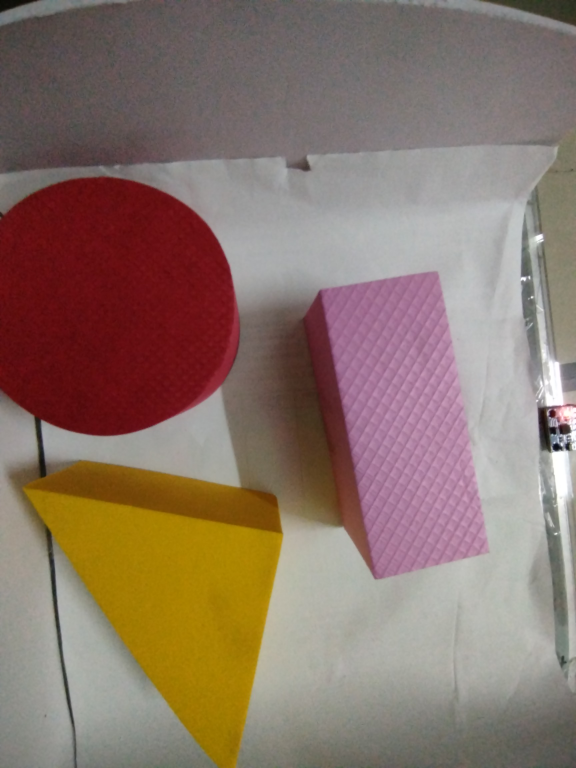
#> input picture server/uploads/20261111_174507_A_3419e9.jpg, 1728 x 2304 px (shown at 1/3 size)
$ python -i roi_extraction.py   (imports and definitions only)
#> lines starting #> are read from the running program, lines starting #| are printed output that depends on the picture; after the words box and inside, x2 and y2 are one past the last pixel; in counts of white or black regions, pixels touching at a corner belong together
### server/weights/preprocessing.py
"""SLAM_KLTN — Standardized Preprocessing Module for Hybrid MobileNetV3-Small.

Guarantees:
1. Strict EXIF orientation transpose via ImageOps.exif_transpose().
2. RGB color space consistency (converts BGR/RGBA/Grayscale to RGB).
3. Rigorous bounding box validation: rejects inverted coordinates and out-of-frame bboxes.
4. Context-aware ROI crop: expands bounding box to square with pad_ratio margin.
5. Idempotent Letterbox Padding: pads to target_size x target_size with neutral gray (114, 114, 114).
6. ImageNet normalization: Mean [0.485, 0.456, 0.406], Std [0.229, 0.224, 0.225].
7. ZERO double-crop and ZERO double-padding:
   - Pre-cropped ROIs are only letterboxed (no secondary crop).
   - Images already 224x224 are returned unchanged (no redundant padding).
"""

from __future__ import annotations

from pathlib import Path
from typing import Optional, Tuple, Union

import cv2
import numpy as np
from PIL import Image, ImageOps
import torch

IMAGE_SIZE = 224
NORM_MEAN = [0.485, 0.456, 0.406]
NORM_STD = [0.229, 0.224, 0.225]
PAD_RGB = (114, 114, 114)


def validate_bbox(
    bbox: Tuple[int, int, int, int],
    img_width: int,
    img_height: int,
    min_box_dim: int = 5,
) -> Tuple[int, int, int, int]:
    """Strictly validate bounding box coordinates.

    Args:
        bbox: (x1, y1, x2, y2)
        img_width: Image width in pixels
        img_height: Image height in pixels
        min_box_dim: Minimum allowed width/height after clipping

    Returns:
        Clipped valid coordinates (cx1, cy1, cx2, cy2)

    Raises:
        ValueError: If bbox is inverted, degenerate, or completely out-of-bounds.
    """
    if len(bbox) != 4:
        raise ValueError(f"Bounding box must contain exactly 4 coordinates (x1, y1, x2, y2), got: {bbox}")

    x1, y1, x2, y2 = bbox
    x1, y1, x2, y2 = int(round(x1)), int(round(y1)), int(round(x2)), int(round(y2))

    # 1. Reject inverted or degenerate coordinates
    if x2 <= x1:
        raise ValueError(f"Inverted horizontal coordinates: x1 ({x1}) >= x2 ({x2})")
    if y2 <= y1:
        raise ValueError(f"Inverted vertical coordinates: y1 ({y1}) >= y2 ({y2})")

    # 2. Reject out-of-frame bbox
    if x2 <= 0 or y2 <= 0 or x1 >= img_width or y1 >= img_height:
        raise ValueError(
            f"Bounding box ({x1}, {y1}, {x2}, {y2}) lies entirely outside image dimensions ({img_width}x{img_height})"
        )

    # 3. Clip within frame
    cx1 = max(0, min(x1, img_width))
    cy1 = max(0, min(y1, img_height))
    cx2 = max(0, min(x2, img_width))
    cy2 = max(0, min(y2, img_height))

    if (cx2 - cx1) < min_box_dim or (cy2 - cy1) < min_box_dim:
        raise ValueError(
            f"Bounding box clipped area is degenerate (< {min_box_dim}px): ({cx1}, {cy1}, {cx2}, {cy2})"
        )

    return cx1, cy1, cx2, cy2


def is_blank_or_textureless(
    img: Union[Image.Image, np.ndarray],
    max_std_thresh: float = 8.0,
) -> bool:
    """Check if an image or crop is completely uniform or featureless (e.g. empty bright or dark tray)."""
#> called with max_std_thresh = 8
    if isinstance(img, Image.Image):
        gray = np.array(img.convert("L"))
    elif isinstance(img, np.ndarray):
        if img.ndim == 3:
            gray = cv2.cvtColor(img, cv2.COLOR_RGB2GRAY if img.shape[2] == 3 else cv2.COLOR_BGR2GRAY)
        else:
            gray = img
    else:
        return True

    # Uniform surface (empty bright or dark tray) has negligible contrast / pixel standard deviation
    if float(np.std(gray)) < max_std_thresh:
        return True

    return False


def load_image_rgb(
    image_input: Union[str, Path, Image.Image, np.ndarray],
    is_bgr: bool = False,
) -> Image.Image:
    """Load an image and apply EXIF orientation transpose, returning an RGB PIL Image.

    Supports file paths, Path objects, PIL Images, and NumPy arrays (grayscale, RGB, BGR, RGBA).
    """
    if isinstance(image_input, Image.Image):
        img = image_input.copy()
    elif isinstance(image_input, np.ndarray):
        arr = image_input
        if arr.size == 0:
            raise ValueError("Input numpy array is empty.")
        if arr.ndim == 2:
            img = Image.fromarray(arr).convert("RGB")
        elif arr.ndim == 3:
            if is_bgr and arr.shape[2] == 3:
                arr = cv2.cvtColor(arr, cv2.COLOR_BGR2RGB)
            elif is_bgr and arr.shape[2] == 4:
                arr = cv2.cvtColor(arr, cv2.COLOR_BGRA2RGB)
            if arr.shape[2] == 3:
                img = Image.fromarray(arr)
            elif arr.shape[2] == 4:
                img = Image.fromarray(arr[:, :, :3])
            else:
                raise ValueError(f"Unsupported channel count: {arr.shape[2]}")
        else:
            raise ValueError(f"Unsupported array dimensions: {arr.ndim}")
    else:
        path = Path(image_input)
        if not path.is_file():
            raise FileNotFoundError(f"Image file does not exist: {path}")
        if path.stat().st_size == 0:
            raise ValueError(f"Image file is empty (0 bytes): {path}")
        with Image.open(path) as raw_img:
            img = ImageOps.exif_transpose(raw_img)
            return img.convert("RGB")

    img = ImageOps.exif_transpose(img)
    return img.convert("RGB")


# [77 lines left out: functions letterbox_pad, crop_roi_with_context, preprocess_for_mobilenet, not called in this run]

### server/weights/roi_extraction.py
"""SLAM_KLTN — Standalone OpenCV ROI Extraction Module for Tray Objects.

Capabilities:
1. Autonomous single & multi-object localization on Station A / Shot 2 images using OpenCV (no YOLO).
2. Chromatic foreground segmentation (HSV Saturation + RGB Chroma) immune to white-paper tray shadows.
3. Hue-bucket splitting so adjacent multi-color cargo blocks separate cleanly into individual ROIs.
4. Monochrome / dark-tray Otsu fallback for achromatic objects on dark or uniform bright backgrounds.
5. Strict EXIF orientation consistency and empty tray rejection (dark, gray, or bright paper trays).
"""

from __future__ import annotations

import logging
from pathlib import Path
from typing import List, Optional, Tuple, Union

import cv2
import numpy as np
from PIL import Image

try:
    from .preprocessing import (
        crop_roi_with_context,
        is_blank_or_textureless,
        letterbox_pad,
        load_image_rgb,
        validate_bbox,
    )
except (ImportError, ValueError):
    from preprocessing import (
        crop_roi_with_context,
        is_blank_or_textureless,
        letterbox_pad,
        load_image_rgb,
        validate_bbox,
    )

logger = logging.getLogger(__name__)

EMPTY_TRAY_MAX_CONTOUR_AREA = 500


class ObjectDetector:
    """OpenCV-based foreground & hue object detector for Station A tray localization (no YOLO)."""

    # [13 lines left out: function __init__, not called in this run]

    @staticmethod
    def _is_nested_duplicate(
        candidate: Tuple[int, int, int, int],
        kept_boxes: List[Tuple[int, int, int, int]],
        containment_thresh: float = 0.65,
    ) -> bool:
        """Return True if candidate heavily overlaps or encloses/sits inside an accepted box."""
        cx1, cy1, cx2, cy2 = candidate
        area_c = max(1, (cx2 - cx1) * (cy2 - cy1))
        for kx1, ky1, kx2, ky2 in kept_boxes:
            ix1 = max(cx1, kx1)
            iy1 = max(cy1, ky1)
            ix2 = min(cx2, kx2)
            iy2 = min(cy2, ky2)
            if ix2 <= ix1 or iy2 <= iy1:
                continue
            inter_area = (ix2 - ix1) * (iy2 - iy1)
            area_k = max(1, (kx2 - kx1) * (ky2 - ky1))
            if (inter_area / min(area_c, area_k)) >= containment_thresh:
                return True
        return False

    # [20 lines left out: function detect, not called in this run]


def _scale_and_filter_contours(
    contours: List[np.ndarray],
    scale_x: float,
    scale_y: float,
    w_img: int,
    h_img: int,
    min_area_small: float,
    max_area_small: float,
    check_tray_margins: bool = False,
    small_w: int = 320,
    small_h: int = 320,
) -> List[Tuple[int, Tuple[int, int, int, int]]]:
    """Convert valid contours into (area_full, validated_bbox) entries."""
    entries: List[Tuple[int, Tuple[int, int, int, int]]] = []
    for c in contours:
        area = float(cv2.contourArea(c))
        if area < min_area_small or area >= max_area_small:
            continue
        bx, by, bw, bh = cv2.boundingRect(c)
        if check_tray_margins:
            cx_norm = (bx + 0.5 * bw) / float(small_w)
            cy_norm = (by + 0.5 * bh) / float(small_h)
            if cx_norm > 0.93 or cx_norm < 0.04 or cy_norm < 0.14:
                continue
        x1 = int(round(bx * scale_x))
        y1 = int(round(by * scale_y))
        x2 = int(round((bx + bw) * scale_x))
        y2 = int(round((by + bh) * scale_y))
        try:
            vb = validate_bbox((x1, y1, x2, y2), w_img, h_img)
            entries.append((int(round((vb[2] - vb[0]) * (vb[3] - vb[1]))), vb))
        except ValueError:
            continue
    return entries


def _suppress_duplicates(
    area_boxes: List[Tuple[int, Tuple[int, int, int, int]]]
) -> List[Tuple[int, int, int, int]]:
    """Sort largest-first and suppress overlapping nested duplicate boxes."""
    area_boxes.sort(key=lambda item: item[0], reverse=True)
    kept: List[Tuple[int, int, int, int]] = []
    for _, box in area_boxes:
        if not ObjectDetector._is_nested_duplicate(box, kept, containment_thresh=0.65):
            kept.append(box)
    return kept


def detect_tray_foregrounds(
    image_input: Union[str, Path, Image.Image, np.ndarray],
    min_contour_area: int = EMPTY_TRAY_MAX_CONTOUR_AREA,
    is_bgr: bool = False,
) -> List[Tuple[int, int, int, int]]:
    """Detect one or more cargo bounding boxes on the tray using pure OpenCV (no YOLO)."""
    pil_img = load_image_rgb(image_input, is_bgr=is_bgr)
    if is_blank_or_textureless(pil_img):
        return []

    rgb = np.array(pil_img)
    h_img, w_img = rgb.shape[:2]
#> h_img = 2304; w_img = 1728

    gray_full = cv2.cvtColor(rgb, cv2.COLOR_RGB2GRAY)
    if float(np.mean(gray_full)) < 15.0 and float(np.max(gray_full)) < 40.0:
        return []

    # ------------------------------------------------------------------
    # Pass 1: Chromatic foreground localization (HSV Saturation + Chroma)
    # Immune to gray cardboard borders, A4 paper creases, and tray shadows.
    # ------------------------------------------------------------------
    color_dim = 320
    small_rgb = cv2.resize(rgb, (color_dim, color_dim), interpolation=cv2.INTER_AREA)
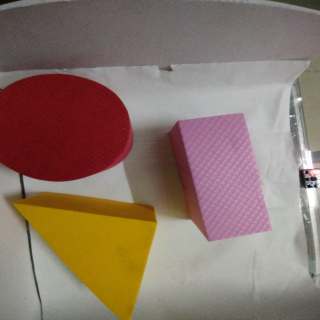
#> small_rgb: shape (320, 320, 3); mean R, G, B 138.3, 117.3, 105.6
    hsv = cv2.cvtColor(small_rgb, cv2.COLOR_RGB2HSV)
#> hsv: shape (320, 320, 3); mean H, S, V 70.2, 72.3, 138.9
    h_chan, s_chan, _ = cv2.split(hsv)
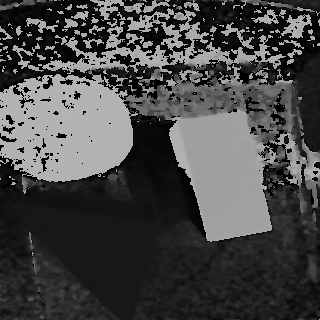
#> h_chan: shape (320, 320); min 0, max 179, mean 70.2
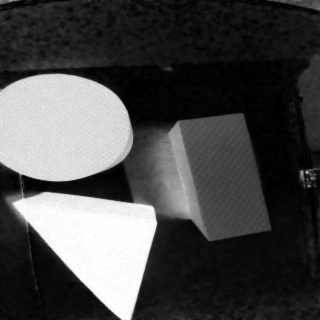
#> s_chan: shape (320, 320); min 0, max 255, mean 72.3
    chroma = np.ptp(small_rgb, axis=2)
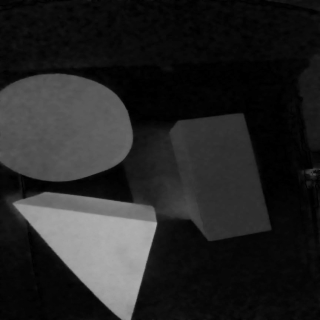
#> chroma: shape (320, 320); min 0, max 175, mean 36.5

    fg_color = ((chroma >= 28) & (s_chan >= 42)).astype(np.uint8) * 255
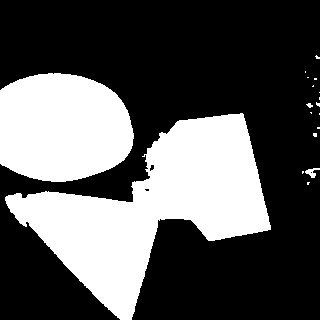
#> fg_color: shape (320, 320); 34.5% white; 18 white regions (14 under 20 px), largest, box (x1, y1, x2, y2) and area: (5, 113, 271, 320) 23017, (0, 73, 134, 182) 12125, (305, 168, 320, 178) 73, (306, 103, 313, 108) 21
    k3 = cv2.getStructuringElement(cv2.MORPH_RECT, (3, 3))
    k5 = cv2.getStructuringElement(cv2.MORPH_RECT, (5, 5))
    fg_color = cv2.morphologyEx(fg_color, cv2.MORPH_OPEN, k3)
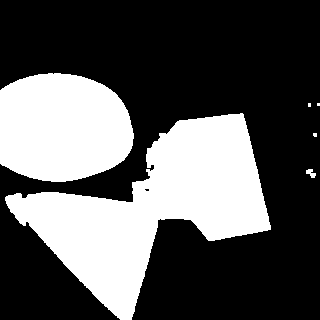
#> fg_color: shape (320, 320); 34.4% white; 6 white regions (3 under 20 px), largest, box (x1, y1, x2, y2) and area: (5, 113, 271, 320) 22993, (0, 73, 134, 182) 12125, (306, 169, 316, 178) 54
    fg_color = cv2.morphologyEx(fg_color, cv2.MORPH_CLOSE, k5)
#> fg_color: shape (320, 320); 34.4% white; 6 white regions (3 under 20 px)

    contours_c, _ = cv2.findContours(fg_color, cv2.RETR_EXTERNAL, cv2.CHAIN_APPROX_SIMPLE)
#> contours_c = 6 contours, 3 with area under 20; largest, box (x1, y1, x2, y2) and area: (5, 113, 271, 320) 22657, (0, 73, 134, 182) 11940, (306, 169, 316, 178) 40
    min_area_c = 0.015 * color_dim * color_dim
    max_area_c = 0.85 * color_dim * color_dim
    sx_c = float(w_img) / float(color_dim)
#> sx_c = 5.4
    sy_c = float(h_img) / float(color_dim)
#> sy_c = 7.2

    hue_masks_defs = (
        ((h_chan < 14) | (h_chan >= 170)),
        ((h_chan >= 14) & (h_chan < 45)),
        ((h_chan >= 45) & (h_chan < 125)),
        ((h_chan >= 125) & (h_chan < 170)),
    )

    color_entries: List[Tuple[int, Tuple[int, int, int, int]]] = []
    for cnt in contours_c:
        c_area = float(cv2.contourArea(cnt))
        if c_area < min_area_c or c_area >= max_area_c:
            continue
        bx, by, bw, bh = cv2.boundingRect(cnt)
        cx_norm = (bx + 0.5 * bw) / float(color_dim)
        cy_norm = (by + 0.5 * bh) / float(color_dim)
        if cx_norm > 0.93 or cx_norm < 0.04 or cy_norm < 0.14:
            continue

        comp_mask = np.zeros((color_dim, color_dim), dtype=np.uint8)
        cv2.drawContours(comp_mask, [cnt], -1, 255, -1)
        comp_fg = (comp_mask > 0) & (fg_color > 0)
        fg_pixels = max(1, int(np.count_nonzero(comp_fg)))

        # Split adjacent/touching colored objects if >=2 distinct hue buckets exist
        active_buckets = []
        for h_rule in hue_masks_defs:
            bucket = (comp_fg & h_rule).astype(np.uint8) * 255
            bucket = cv2.morphologyEx(bucket, cv2.MORPH_OPEN, k3)
            if np.count_nonzero(bucket) >= max(min_area_c, 0.15 * fg_pixels):
                active_buckets.append(bucket)

        if len(active_buckets) >= 2:
            for bucket in active_buckets:
                sub_cnts, _ = cv2.findContours(bucket, cv2.RETR_EXTERNAL, cv2.CHAIN_APPROX_SIMPLE)
                color_entries.extend(
                    _scale_and_filter_contours(
                        sub_cnts, sx_c, sy_c, w_img, h_img,
                        min_area_small=min_area_c,
                        max_area_small=max_area_c,
                        check_tray_margins=False,
                    )
                )
        else:
            color_entries.extend(
                _scale_and_filter_contours(
                    [cnt], sx_c, sy_c, w_img, h_img,
                    min_area_small=min_area_c,
                    max_area_small=max_area_c,
                    check_tray_margins=False,
                )
            )
#> this loop made 6 passes
#> (c_area, bx, by, bw, bh, cx_norm, cy_norm, fg_pixels) on passes 3, 6: (22657, 5, 113, 266, 207, 0.431, 0.677, 23052), (11940, 0, 73, 134, 109, 0.209, 0.398, 12132)
#> c_area on pass 1: 40.5
#> bucket: shape (320, 320); every value is 0
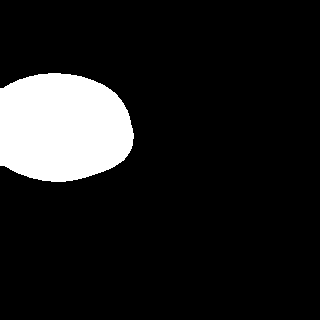
#> comp_fg: shape (320, 320) bool; 11.8% white; 1 white region, box (x1, y1, x2, y2) and area: (0, 73, 134, 182) 12132
#> after the loop, color_entries = [(1073520, (27, 1224, 1021, 2304)), (466947, (956, 814, 1463, 1735)), (567616, (0, 526, 724, 1310))]

    if color_entries:
        return _suppress_duplicates(color_entries)
#> the loop in _suppress_duplicates, `for _, box in area_boxes:` made 3 passes
#> (cx1 in _is_nested_duplicate, cy1 in _is_nested_duplicate, cx2 in _is_nested_duplicate, cy2 in _is_nested_duplicate, area_c in _is_nested_duplicate) on passes 1 to 3: (27, 1224, 1021, 2304, 1073520), (0, 526, 724, 1310, 567616), (956, 814, 1463, 1735, 466947)
#> after the loop in _suppress_duplicates, `for _, box in area_boxes:`: kept = [(27, 1224, 1021, 2304), (0, 526, 724, 1310), (956, 814, 1463, 1735)]

    # ------------------------------------------------------------------
    # Pass 2: Achromatic / Dark-tray fallback (e.g. matte dark tray or synthetic tests)
    # ------------------------------------------------------------------
    mono_dim = 640
    small_mono = cv2.resize(rgb, (mono_dim, mono_dim), interpolation=cv2.INTER_AREA)
    gray = cv2.cvtColor(small_mono, cv2.COLOR_RGB2GRAY)
    blurred = cv2.GaussianBlur(gray, (7, 7), 0)

    border_strip = np.concatenate([gray[:6, :].ravel(), gray[-6:, :].ravel(), gray[:, :6].ravel(), gray[:, -6:].ravel()])
    border_med = float(np.median(border_strip))
    border_std = float(np.std(border_strip))

    if border_med < 85.0:
        thresh_mode = cv2.THRESH_BINARY + cv2.THRESH_OTSU
        min_contrast = 30.0
    elif border_std < 12.0:
        thresh_mode = cv2.THRESH_BINARY_INV + cv2.THRESH_OTSU
        min_contrast = 45.0
    else:
        # Uneven cardboard/white paper tray with zero chromatic cargo -> empty tray (NO_OBJECT)
        return []

    _, thresh = cv2.threshold(blurred, 0, 255, thresh_mode)
    kernel = cv2.getStructuringElement(cv2.MORPH_RECT, (7, 7))
    closed = cv2.morphologyEx(thresh, cv2.MORPH_CLOSE, kernel)

    fg_vals = gray[closed > 0]
    bg_vals = gray[closed == 0]
    if fg_vals.size == 0 or bg_vals.size == 0:
        return []
    if abs(float(np.mean(fg_vals)) - float(np.mean(bg_vals))) < min_contrast:
        return []

    contours_m, _ = cv2.findContours(closed, cv2.RETR_EXTERNAL, cv2.CHAIN_APPROX_SIMPLE)
    if not contours_m:
        return []

    mono_entries = _scale_and_filter_contours(
        contours_m,
        scale_x=float(w_img) / float(mono_dim),
        scale_y=float(h_img) / float(mono_dim),
        w_img=w_img,
        h_img=h_img,
        min_area_small=float(min_contour_area),
        max_area_small=0.85 * mono_dim * mono_dim,
        check_tray_margins=False,
    )
    return _suppress_duplicates(mono_entries)


# [62 lines left out: functions detect_tray_foreground, is_empty_tray, extract_roi, not called in this run]

>>> import cv2
>>> picture = cv2.cvtColor(cv2.imread('../uploads/20261111_174507_A_3419e9.jpg'), cv2.COLOR_BGR2RGB)
>>> result = detect_tray_foregrounds(picture)
#> result has the same summary as kept in _suppress_duplicates

$ run again, on server/uploads/20261111_174642_A_2845b2.jpg
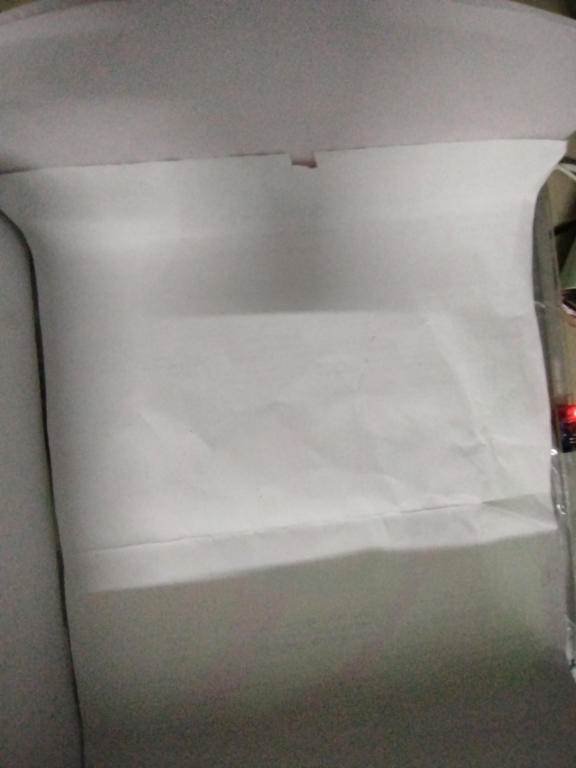
#> input picture server/uploads/20261111_174642_A_2845b2.jpg, 1728 x 2304 px (shown at 1/3 size)
#> in detect_tray_foregrounds, `small_rgb = cv2.resize(rgb, (color_dim, color_dim), interpolation=cv2...`:
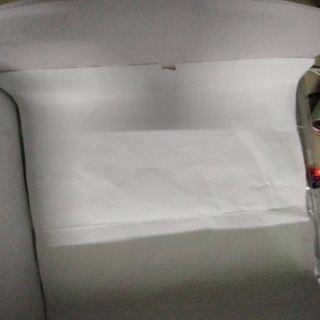
#> small_rgb: shape (320, 320, 3); mean R, G, B 138.8, 135, 130.1
#> hsv: shape (320, 320, 3); mean H, S, V 19.4, 19.7, 138.9
#> in detect_tray_foregrounds, `fg_color = ((chroma >= 28) & (s_chan >= 42)).astype(np.uint8) * 255`:
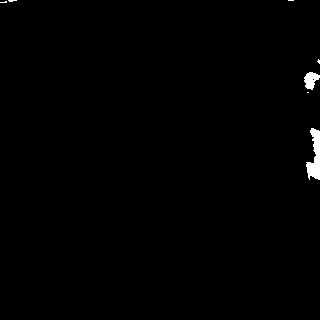
#> fg_color: shape (320, 320); 0.64% white; 7 white regions (5 under 20 px), largest, box (x1, y1, x2, y2) and area: (306, 128, 320, 180) 430, (304, 72, 320, 90) 182
#> contours_c = 4 contours, 2 with area under 20; largest, box (x1, y1, x2, y2) and area: (306, 128, 320, 180) 368, (305, 72, 320, 89) 148
#> the loop in detect_tray_foregrounds, `for cnt in contours_c:` made 4 passes
#> c_area on passes 1 to 2: 368.5, 147.5
#> after the loop in detect_tray_foregrounds, `for cnt in contours_c:`: color_entries = []
#> border_strip = 15360 values, max 250 at index 13589, min 4 at index 12642, mean 90.84
#> border_med = 96
#> border_std = 29.86
#> result = []
